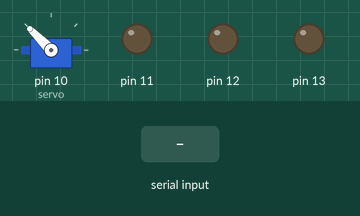
Bench run of a sketch on a simulated Arduino Uno, built with avr-gcc and run on an emulated ATmega328P. On the bench: servo, output pins drawn as LEDs (lit = HIGH). The inputs (shaded band) are chosen by the test bench.

Above: at 1.2 s.
1.3 s: "l" received over Serial
At 2.8 s:
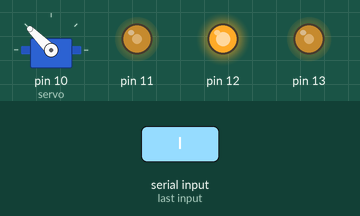
At 7.4 s:
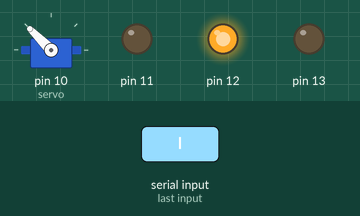
Timing chart, 0 to 8.8 s (numbered marks = the images above; inputs shaded):
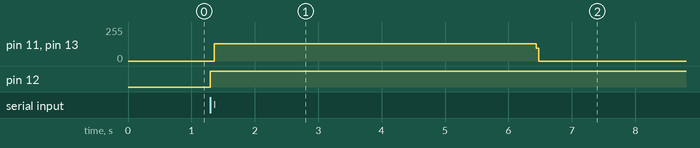

Measured:
- after the input at 1.3 s, pin 11, pin 13: 0/255 → 128/255 after 0.06 s, → 0/255 5.1 s later; pin 12: LOW → HIGH at once

The sketch:

StepperManual.ino
```cpp
#include <Servo.h>

#define STEP 32
#define TURN 16

#define UP 135
#define DOWN 90

struct Stepper {
  int step;
  int dir;
};

struct Stepper right = {13, 12};
struct Stepper left = {11, 10};
int m = 1;

Servo servo;

void setup() {

  Serial.begin(115200);

  pinMode(right.step, OUTPUT);
  pinMode(right.dir, OUTPUT);
  pinMode(left.step, OUTPUT);
  pinMode(left.dir, OUTPUT);

  servo.attach(10);
  servo.write(UP);
}


void loop() {

  if(Serial.available()) {
    char in = Serial.read();

    if(in == 'l'){
      move(1, -1, TURN);
    }
    if(in == 'r'){
      move(-1, 1, TURN);
    }
    if(in == 'f'){
      move(1, 1, 1);
    }
    if(in == 'b'){
      move(-1, -1, 1);
    }
    if(in == 'm'){
      servo.write(m == 1 ? DOWN : UP);
      m = m == 1 ? 0 : 1;
    }
  }
}

void move(int l, int r, int steps){

  digitalWrite(right.dir, l > 0 ? HIGH : LOW);
  digitalWrite(left.dir, r > 0 ? HIGH : LOW);

  for(int i = 0; i < STEP * steps; i++) {
    digitalWrite(right.step, HIGH);
    digitalWrite(left.step, HIGH);
    delay(5);
    digitalWrite(right.step, LOW);
    digitalWrite(left.step, LOW);
    delay(5);
  }
}
```
